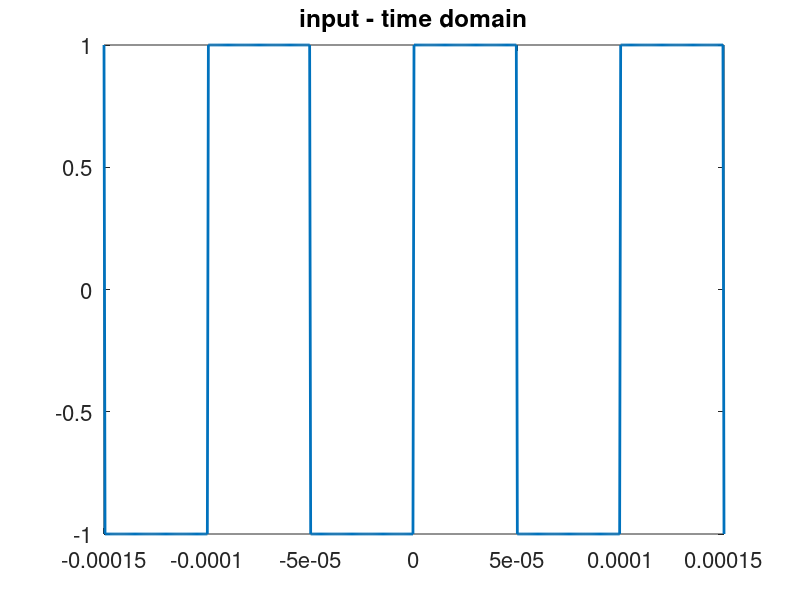
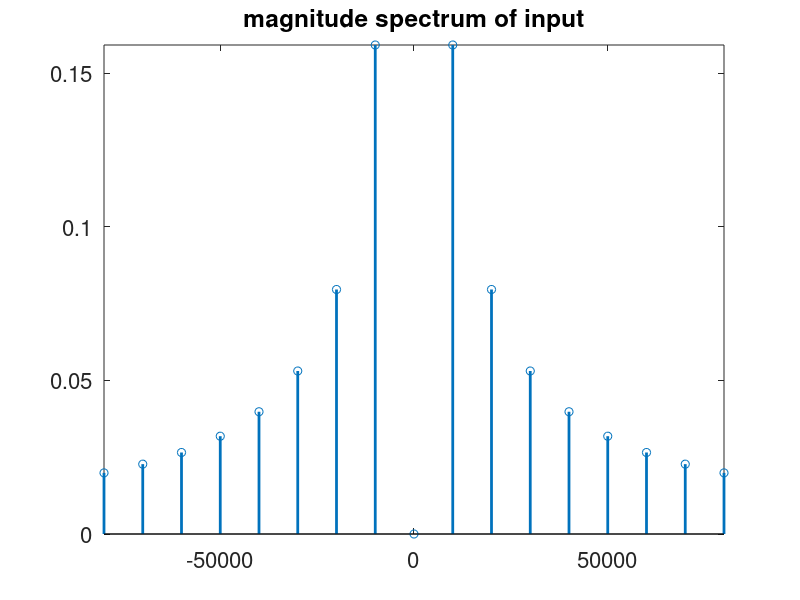

Write the MATLAB code that produced these figures, in order.
%% square wave generator
clc
clear all
hold off

f0= 10000;     %fundamental freq of input square wave, 0.1ms period
T0 = 1/f0;  %period 
tstep = 0.005*T0;
no_sample = 3*T0/tstep + 1; %no. of samples  within  3*T0
no_sample1 = int32(T0/tstep + 1); %no. of samples  within  T0
%tt = -0.5*T0:tstep:0.5*T0;
tt = -1.5*T0:tstep:1.5*T0;

% tt1 = -0.5*T0:tstep:0.5*T0; % time vector for the period -0.5T0 to 0.5T0
% gp1 = [zeros(1,floor(0.5*length(tt1))) ones(1,ceil(0.5*length(tt1)))]; %input - triangular wave in the period -0.5T0 to 0.5T0
gp1 = square(2 * pi * f0 * tt, 50);
% gp_in = [gp1 gp1(2:no_sample1-1) gp1]; %3 cycles of the triangular wave
figure(1)
Hp1 = plot(tt,gp1);
set(Hp1,'LineWidth',2)
Ha = gca;
set(Ha,'Fontsize',16)
title('input - time domain')
pause

%% Fourier series representation of signal (Amplitude Spectrum)
      
K=1/(2*pi);
N=100; %no. of harmonics
nvec = -N:N;
c_in = zeros(size(nvec));
for n = nvec
    m = n+N+1;
    c_in(m) = 1i*K*((-1)^n)/n;
    
    if (n == 0)
      c_in(m) = 0.0;
    end
end
f = nvec*f0; %frequency vector
figure(2)
Hp1=stem(f,abs(c_in));
axis([-8*f0 8*f0 0 max(abs(c_in))])
set(Hp1,'LineWidth',2)
Ha = gca;
set(Ha,'Fontsize',16)
title('magnitude spectrum of input')
pause
